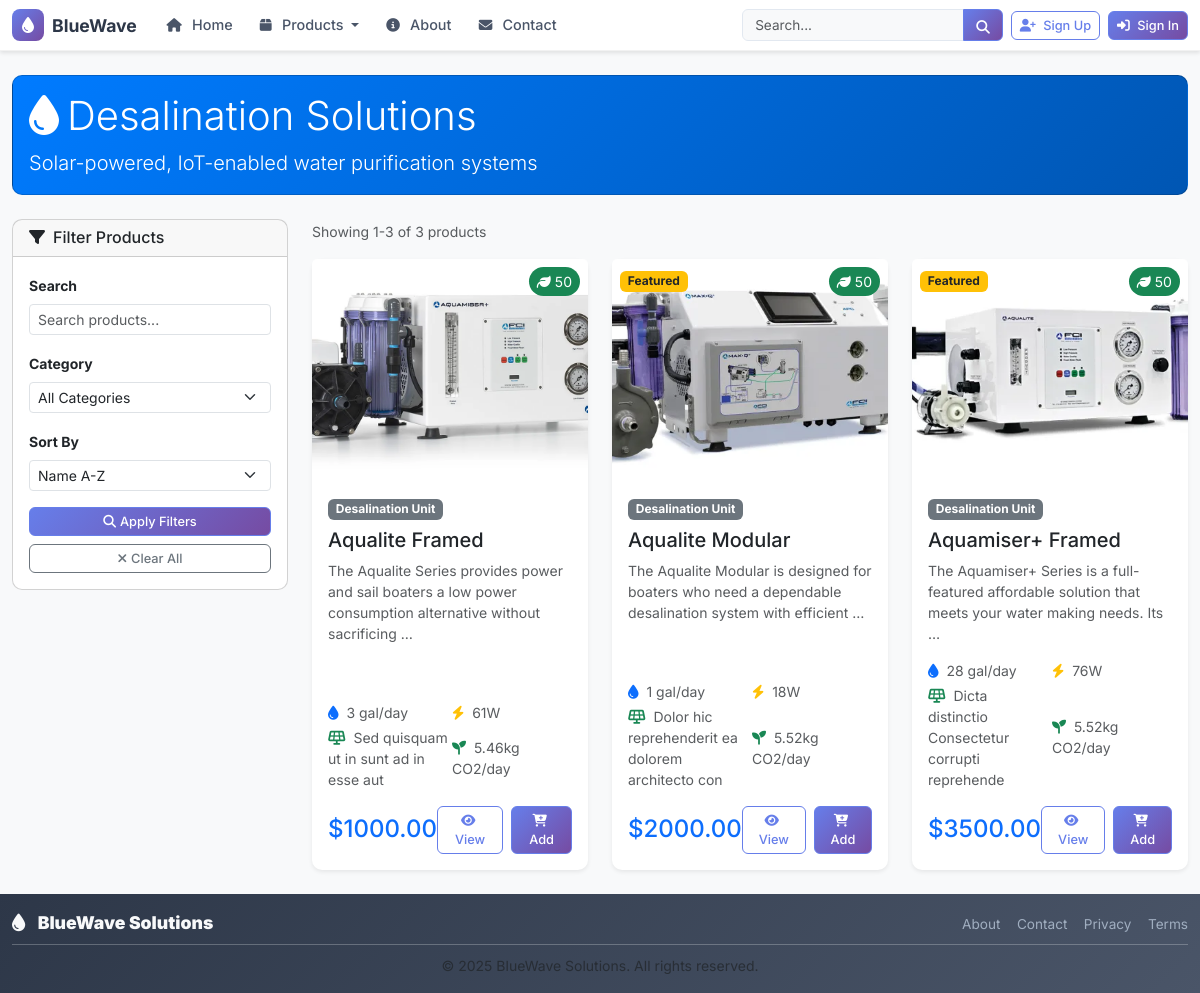
Screenshot of /products/ with the database file from the repository.
### products/models.py (models this page shows, shortened)
class Product(models.Model):
    PRODUCT_TYPES = [
        ('desalination_unit', 'Desalination Unit'),
        ('accessory', 'Accessory'),
        ('replacement_part', 'Replacement Part'),
    ]
    name = models.CharField(max_length=200)
    description = models.TextField()
    product_category = models.ForeignKey(ProductCategory, on_delete=models.CASCADE, related_name='products')
    price = models.DecimalField(max_digits=10, decimal_places=2)
    product_type = models.CharField(max_length=20, choices=PRODUCT_TYPES, default='desalination_unit')
    capacity_gallons_per_day = models.IntegerField(null=True, blank=True, help_text="Water production capacity per day")
    power_consumption_watts = models.IntegerField(null=True, blank=True, help_text="Power consumption in watts")
    dimensions = models.CharField(max_length=100, blank=True, help_text="L x W x H in inches")
    weight_pounds = models.DecimalField(max_digits=6, decimal_places=2, null=True, blank=True)
    co2_savings_per_year = models.DecimalField(max_digits=8, decimal_places=2, null=True, blank=True, help_text="CO2 savings in kg per year")
    energy_source = models.CharField(max_length=50, default="Solar", help_text="Primary energy source")
    stock_quantity = models.IntegerField(default=0)
    is_active = models.BooleanField(default=True)
    is_featured = models.BooleanField(default=False)
    image = models.ImageField(upload_to='products/', null=True, blank=True)
    created_at = models.DateTimeField(auto_now_add=True)
    updated_at = models.DateTimeField(auto_now=True)
    class Meta:
        ordering = ['-created_at']
    def get_absolute_url(self):
        return reverse('products:product_detail', kwargs={'pk': self.pk})
    @property
    def is_in_stock(self):
        return self.stock_quantity > 0
    @property
    def environmental_score(self):
        score = 0
        if self.co2_savings_per_year:
            score += min(int(self.co2_savings_per_year / 10), 50)  # Max 50 points for CO2 savings
        if self.energy_source and self.energy_source.lower() == 'solar':
            score += 30  # 30 points for solar power
        if self.capacity_gallons_per_day:
            score += min(int(self.capacity_gallons_per_day / 100), 20)  # Max 20 points for capacity
        return min(score, 100)
    @property
    def daily_co2_savings(self):
        if self.co2_savings_per_year:
            return round(float(self.co2_savings_per_year) / 365, 2)
        return 0

### products/views.py (the view)
# urls.py: path('', views.product_list, name='product_list'),
def product_list(request):
    products = Product.objects.filter(is_active=True).select_related('product_category')
    categories = ProductCategory.objects.filter(is_active=True).annotate(
        product_count=Count('products', filter=Q(products__is_active=True))
    )
    search_query = request.GET.get('search', '')
    if search_query:
        products = products.filter(
            Q(name__icontains=search_query) |
            Q(description__icontains=search_query) |
            Q(product_category__name__icontains=search_query)
        )
    current_category = request.GET.get('category', '')
    if current_category:
        try:
            current_category = int(current_category)
            products = products.filter(product_category_id=current_category)
        except (ValueError, TypeError):
            current_category = ''
    current_sort = request.GET.get('sort', 'name')
    if current_sort == 'price_low':
        products = products.order_by('price')
    elif current_sort == 'price_high':
        products = products.order_by('-price')
    elif current_sort == 'newest':
        products = products.order_by('-created_at')
    else:
        products = products.order_by('name')
    paginator = Paginator(products, 12)  # 12 products per page
    page_number = request.GET.get('page')
    products = paginator.get_page(page_number)
    context = {
        'products': products,
        'categories': categories,
        'search_query': search_query,
        'current_category': current_category,
        'current_sort': current_sort,
        'page_title': 'Products - BlueWave Solutions',
    }
    return render(request, 'products/product_list.html', context)

### templates/products/product_list.html (shortened to what this page needs)
{% extends "base.html" %}
{% load static %}
{% block content %}
<div class="container mt-4">
    <div class="row mb-4">
        <div class="col-12">
            <div class="card bg-gradient-primary text-white">
                <div class="card-body">
                    <h1 class="display-6 mb-2">
                        <i class="fas fa-tint me-2"></i>Desalination Solutions
                    </h1>
                    <p class="lead mb-0">Solar-powered, IoT-enabled water purification systems</p>
                </div>
            </div>
        </div>
    </div>
    <div class="row">
        <div class="col-lg-3 mb-4">
            <div class="card">
                <div class="card-header">
                    <h6 class="mb-0">
                        <i class="fas fa-filter me-2"></i>Filter Products
                    </h6>
                </div>
                <div class="card-body">
                    <form method="get" id="filter-form">
                        <div class="mb-3">
                            <label class="form-label small fw-bold">Search</label>
                            <input type="text" name="search" class="form-control form-control-sm"
                                   value="{{ search_query }}" placeholder="Search products...">
                        </div>
                        <div class="mb-3">
                            <label class="form-label small fw-bold">Category</label>
                            <select name="category" class="form-select form-select-sm">
                                <option value="">All Categories</option>
                            </select>
                        </div>
                        <div class="mb-3">
                            <label class="form-label small fw-bold">Sort By</label>
                            <select name="sort" class="form-select form-select-sm">
                                <option value="name" {% if current_sort == 'name' %}selected{% endif %}>Name A-Z</option>
                            </select>
                        </div>
                        <div class="d-grid gap-2">
                            <button type="submit" class="btn btn-primary btn-sm">
                                <i class="fas fa-search me-1"></i>Apply Filters
                            </button>
                            <a href="{% url 'products:product_list' %}" class="btn btn-outline-secondary btn-sm">
                                <i class="fas fa-times me-1"></i>Clear All
                            </a>
                        </div>
                    </form>
                </div>
            </div>
        </div>
        <div class="col-lg-9">
            {% if products %}
            <div class="d-flex justify-content-between align-items-center mb-3">
                <div>
                    <small class="text-muted">
                        Showing {{ products.start_index }}-{{ products.end_index }} of {{ products.paginator.count }} products
                    </small>
                </div>
            </div>
            <div class="row">
                {% for product in products %}
                <div class="col-lg-4 col-md-6 mb-4">
                    <div class="product-card card h-100 border-0 shadow-sm">
                        <div class="position-relative">
                            {% if product.image %}
                            <img src="{{ product.image.url }}" class="card-img-top" alt="{{ product.name }}"
                                 style="height: 220px; object-fit: cover;">
                            {% else %}
                            <div class="card-img-top d-flex align-items-center justify-content-center bg-light"
                                 style="height: 220px;">
                                <i class="fas fa-tint display-4 text-primary opacity-25"></i>
                            </div>
                            {% endif %}
                            <div class="position-absolute top-0 start-0 m-2">
                                {% if product.is_featured %}
                                <span class="badge bg-warning text-dark">Featured</span>
                                {% endif %}
                            </div>
                            <div class="position-absolute top-0 end-0 m-2">
                                <div class="bg-success text-white rounded-pill px-2 py-1 small">
                                    <i class="fas fa-leaf me-1"></i>{{ product.environmental_score }}
                                </div>
                            </div>
                        </div>
                        <div class="card-body d-flex flex-column">
                            <div class="mb-2">
                                <span class="badge bg-secondary">{{ product.get_product_type_display }}</span>
                            </div>
                            <h5 class="card-title">{{ product.name }}</h5>
                            <p class="card-text text-muted small flex-grow-1">
                                {{ product.description|truncatewords:15 }}
                            </p>
                            <div class="spec-grid mb-3">
                                {% if product.capacity_gallons_per_day %}
                                <div class="spec-item">
                                    <small class="text-muted">
                                        <i class="fas fa-tint text-primary me-1"></i>
                                        {{ product.capacity_gallons_per_day }} gal/day
                                    </small>
                                </div>
                                {% endif %}
                                {% if product.power_consumption_watts %}
                                <div class="spec-item">
                                    <small class="text-muted">
                                        <i class="fas fa-bolt text-warning me-1"></i>
                                        {{ product.power_consumption_watts }}W
                                    </small>
                                </div>
                                {% endif %}
                                {% if product.energy_source %}
                                <div class="spec-item">
                                    <small class="text-muted">
                                        <i class="fas fa-solar-panel text-success me-1"></i>
                                        {{ product.energy_source }}
                                    </small>
                                </div>
                                {% endif %}
                                {% if product.daily_co2_savings %}
                                <div class="spec-item">
                                    <small class="text-muted">
                                        <i class="fas fa-seedling text-success me-1"></i>
                                        {{ product.daily_co2_savings }}kg CO2/day
                                    </small>
                                </div>
                                {% endif %}
                            </div>
                            <div class="d-flex justify-content-between align-items-center">
                                <div>
                                    <span class="h4 text-primary mb-0">${{ product.price|floatformat:2 }}</span>
                                </div>
                                <div class="d-flex gap-2">
                                    <a href="{{ product.get_absolute_url }}" class="btn btn-outline-primary btn-sm">
                                        <i class="fas fa-eye me-1"></i>View
                                    </a>
                                    {% if product.is_in_stock %}
                                    <form method="post" action="{% url 'cart:add_to_cart' product.id %}" class="d-inline">
                                        <button type="submit" class="btn btn-primary btn-sm">
                                            <i class="fas fa-cart-plus me-1"></i>Add
                                        </button>
                                    </form>
                                    {% else %}
                                    <button class="btn btn-secondary btn-sm" disabled>
                                        <i class="fas fa-times me-1"></i>N/A
                                    </button>
                                    {% endif %}
                                </div>
                            </div>
                        </div>
                    </div>
                </div>
                {% endfor %}
            </div>
            {% endif %}
        </div>
    </div>
</div>
{% endblock %}

### static/css/auth.css (style rules this page uses)
a { transition: color 0.2s ease; }

### templates/base.html (style rules this page uses)
body { font-family: "Inter", -apple-system, BlinkMacSystemFont, sans-serif !important; background-color: #f8f9fa !important; }
.btn-sm { padding: 0.25rem 0.5rem !important; font-size: 0.8rem !important; border-radius: 6px !important; font-weight: 500 !important; }
.btn-outline-primary { border-color: #667eea !important; color: #667eea !important; }
.btn-primary { background: linear-gradient( 135deg, #667eea 0%, #764ba2 100% ) !important; border-color: #667eea !important; }
.container { max-width: 1200px !important; }
.d-flex { display: flex !important; }
.align-items-center { align-items: center !important; }
.me-2 { margin-right: 0.5rem !important; }

### templates/products/product_list.html (style rules this page uses)
.bg-gradient-primary { background: linear-gradient(135deg, #007bff 0%, #0056b3 100%); }
.spec-grid { display: grid; grid-template-columns: 1fr; gap: 0.25rem; }
.spec-item { display: flex; align-items: center; }
@media (min-width: 576px) { .spec-grid { grid-template-columns: repeat(2, 1fr); } }
.card { border-radius: 10px; }

### rows the page displays
Product: image (picture), environmental_score "50", product_type "Desalination Unit", name "Aqualite Framed", description "The Aqualite Series provides power and sail boaters a low power consumption alternative without sacrificing …", capacity_gallons_per_day "3", power_consumption_watts "61", energy_source "Sed quisquam ut in sunt ad in esse aut", daily_co2_savings "5.46", price "1000.00", stock_quantity "Add"
Product: image (picture), is_featured "Featured", environmental_score "50", product_type "Desalination Unit", name "Aqualite Modular", description "The Aqualite Modular is designed for boaters who need a dependable desalination system with efficient …", capacity_gallons_per_day "1", power_consumption_watts "18", energy_source "Dolor hic reprehenderit ea dolorem architecto con", daily_co2_savings "5.52", price "2000.00", stock_quantity "Add"
Product: image (picture), is_featured "Featured", environmental_score "50", product_type "Desalination Unit", name "Aquamiser+ Framed", description "The Aquamiser+ Series is a full-featured affordable solution that meets your water making needs. Its …", capacity_gallons_per_day "28", power_consumption_watts "76", energy_source "Dicta distinctio Consectetur corrupti reprehende", daily_co2_savings "5.52", price "3500.00", stock_quantity "Add"

### other values shown
{{ products.start_index }} "1"
{{ products.end_index }} "3"
{{ products.paginator.count }} "3"
